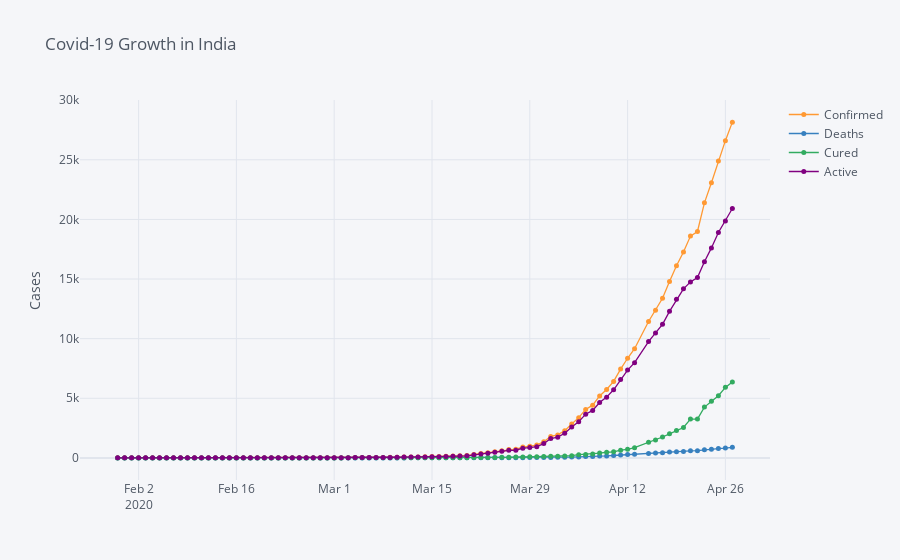

Notebook cell for this chart:
### Code cell
temp.iplot(title = 'Covid-19 Growth in India', yTitle='Cases',size=5,mode='markers+lines')
